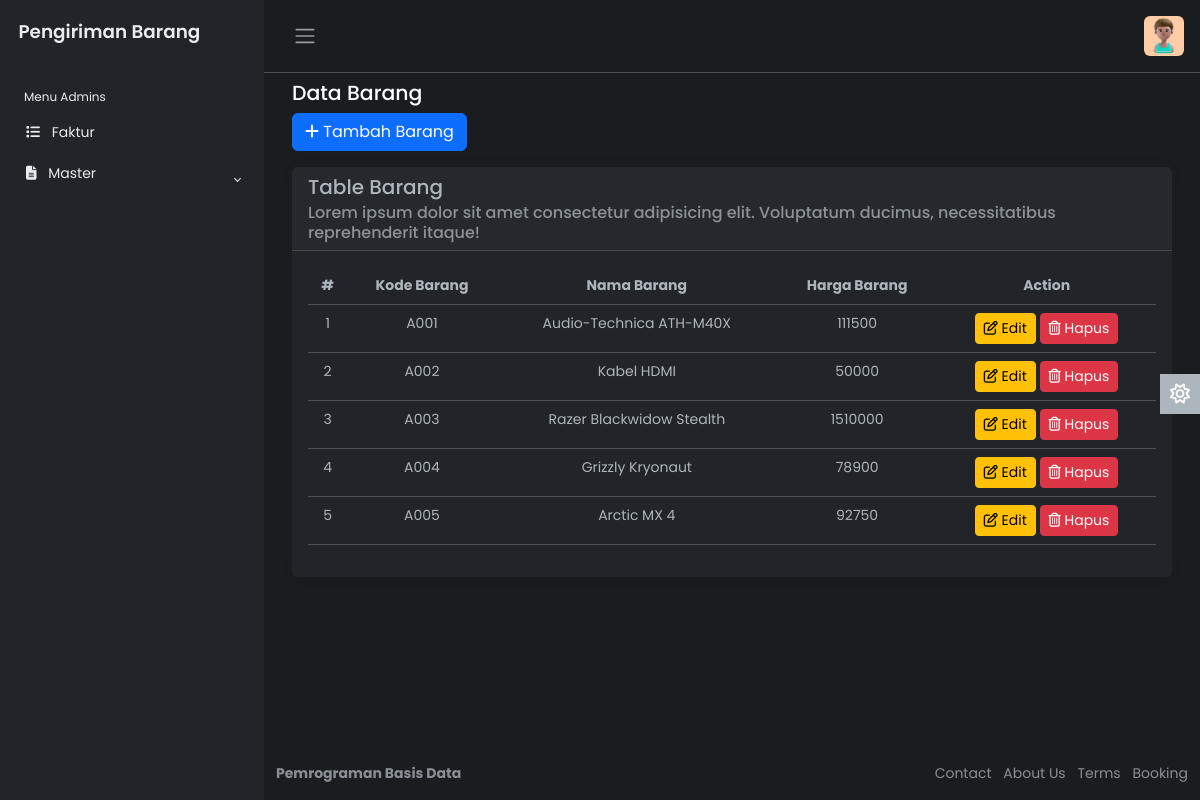
Screenshot of /barang.php with the database file from the repository.
### tables this page shows
CREATE TABLE `barang` (
  `kode_barang` varchar(10) NOT NULL,
  `nama_barang` varchar(30) NOT NULL,
  `harga` int NOT NULL
);

### barang.php (the view, shortened to what this page needs)
<?php
include 'config.php';
$stmt = $pdo->query("SELECT * FROM barang");
$barangs = $stmt->fetchAll(PDO::FETCH_ASSOC);
?>
<!DOCTYPE html>
<html lang="en" data-bs-theme="dark">
<head>
    <link rel="stylesheet" href="https://cdn.jsdelivr.net/npm/bootstrap@5.3.0-alpha2/dist/css/bootstrap.min.css" />
    <link rel="stylesheet" href="css/style.css" />
</head>
<body>
    <div class="wrapper">
        <aside id="sidebar" class="js-sidebar">
            <div class="h-100">
                <div class="sidebar-logo">
                    <a href="#">Pengiriman Barang</a>
                </div>
                <ul class="sidebar-nav">
                    <li class="sidebar-header">Menu Admins</li>
                    <li class="sidebar-item">
                        <a href="index.php" class="sidebar-link">
                            <i class="fa-solid fa-list pe-2"></i>
                            Faktur
                        </a>
                    </li>
                    <li class="sidebar-item">
                        <a href="#" class="sidebar-link collapsed" data-bs-target="#pages" data-bs-toggle="collapse" aria-expanded="false"><i class="fa-solid fa-file-lines pe-2"></i>
                            Master
                        </a>
                    </li>
                </ul>
            </div>
        </aside>
        <div class="main">
            <nav class="navbar navbar-expand px-3 border-bottom">
                <button class="btn" id="sidebar-toggle" type="button">
                    <span class="navbar-toggler-icon"></span>
                </button>
                <div class="navbar-collapse navbar">
                    <ul class="navbar-nav">
                        <li class="nav-item dropdown">
                            <a href="#" data-bs-toggle="dropdown" class="nav-icon pe-md-0">
                                <img src="image/profile.jpg" class="avatar img-fluid rounded" alt="" />
                            </a>
                        </li>
                    </ul>
                </div>
            </nav>
            <main class="content px-3 py-2">
                <div class="container-fluid">
                    <div class="mb-3">
                        <h4>Data Barang</h4>
                        <a href="tambah/tambah_barang.php" class="btn btn-primary"><i class="fa fa-plus" aria-hidden="true"></i> Tambah Barang</a>
                    </div>
                    <div class="card border-0">
                        <div class="card-header">
                            <h5 class="card-title">Table Barang</h5>
                            <h6 class="card-subtitle text-muted">
                                Lorem ipsum dolor sit amet consectetur adipisicing elit.
                                Voluptatum ducimus, necessitatibus reprehenderit itaque!
                            </h6>
                        </div>
                        <div class="card-body">
                            <table class="table text-center">
                                <thead>
                                    <tr>
                                        <th scope="col">#</th>
                                        <th scope="col">Kode Barang</th>
                                        <th scope="col">Nama Barang</th>
                                        <th scope="col">Harga Barang</th>
                                        <th scope="col">Action</th>
                                    </tr>
                                </thead>
                                <tbody>
                                    <?php foreach ($barangs as $index => $barang) : ?>
                                        <tr>
                                            <td><?= $index + 1 ?></td>
                                            <td><?= $barang['kode_barang'] ?></td>
                                            <td><?= $barang['nama_barang'] ?></td>
                                            <td><?= $barang['harga'] ?></td>
                                            <td>
                                                <a href="ubah/ubah_barang.php" class="btn btn-warning btn-sm"><i class="fa fa-pencil-square-o" aria-hidden="true"></i> Edit</a>
                                                <button type="submit" class="btn btn-danger btn-sm"><i class="fa fa-trash-o" aria-hidden="true"></i> Hapus</button>
                                            </td>
                                        </tr>
                                    <?php endforeach; ?>
                                </tbody>
                            </table>
                        </div>
                    </div>
                </div>
            </main>
            <a href="#" class="theme-toggle">
                <i class="fa-regular fa-sun"></i>
            </a>
            <footer class="footer">
                <div class="container-fluid">
                    <div class="row text-muted">
                        <div class="col-6 text-start">
                            <p class="mb-0">
                                <a href="#" class="text-muted">
                                    <strong>Pemrograman Basis Data</strong>
                                </a>
                            </p>
                        </div>
                        <div class="col-6 text-end">
                            <ul class="list-inline">
                                <li class="list-inline-item">
                                    <a href="#" class="text-muted">Contact</a>
                                </li>
                                <li class="list-inline-item">
                                    <a href="#" class="text-muted">About Us</a>
                                </li>
                                <li class="list-inline-item">
                                    <a href="#" class="text-muted">Terms</a>
                                </li>
                                <li class="list-inline-item">
                                    <a href="#" class="text-muted">Booking</a>
                                </li>
                            </ul>
                        </div>
                    </div>
                </div>
            </footer>
        </div>
    </div>
</body>
</html>

### css/style.css (style rules this page uses)
body { font-family: 'Poppins', sans-serif; font-size: 0.875rem; opacity: 1; overflow-y: scroll; margin: 0; }
a { cursor: pointer; text-decoration: none; font-family: 'Poppins', sans-serif; }
li { list-style: none; }
h4 { font-family: 'Poppins', sans-serif; font-size: 1.275rem; color: var(--bs-emphasis-color); }
.wrapper { align-items: stretch; display: flex; width: 100%; }
#sidebar { max-width: 264px; min-width: 264px; background: var(--bs-dark); transition: all 0.35s ease-in-out; }
.main { display: flex; flex-direction: column; min-height: 100vh; min-width: 0; overflow: hidden; transition: all 0.35s ease-in-out; width: 100%; background: var(--bs-dark-bg-subtle); }
.sidebar-logo { padding: 1.15rem; }
.sidebar-logo a { color: #e9ecef; font-size: 1.15rem; font-weight: 600; }
.sidebar-nav { flex-grow: 1; list-style: none; margin-bottom: 0; padding-left: 0; margin-left: 0; }
.sidebar-header { color: #e9ecef; font-size: .75rem; padding: 1.5rem 1.5rem .375rem; }
a.sidebar-link { padding: .625rem 1.625rem; color: #e9ecef; position: relative; display: block; font-size: 0.875rem; }
.sidebar-link[data-bs-toggle="collapse"]::after { border: solid; border-width: 0 .075rem .075rem 0; content: ""; display: inline-block; padding: 2px; position: absolute; right: 1.5rem; top: 1.4rem; transform: rotate(-135deg); transition: all .2s ease-out; }
.sidebar-link[data-bs-toggle="collapse"].collapsed::after { transform: rotate(45deg); transition: all .2s ease-out; }
.avatar { height: 40px; width: 40px; }
.navbar-expand .navbar-nav { margin-left: auto; }
.content { flex: 1; max-width: 100vw; width: 100vw; }
@media (min-width:768px) { .content { max-width: auto; width: auto; } }
.card { box-shadow: 0 0 .875rem 0 rgba(34, 46, 60, .05); margin-bottom: 24px; }
.theme-toggle { position: fixed; top: 50%; transform: translateY(-65%); text-align: center; z-index: 10; right: 0; left: auto; border: none; background-color: var(--bs-body-color); }
html[data-bs-theme="dark"] .theme-toggle .fa-sun, html[data-bs-theme="light"] .theme-toggle .fa-moon { cursor: pointer; padding: 10px; display: block; font-size: 1.25rem; color: #FFF; }

### rows the page displays
barang: kode_barang "A001", nama_barang "Audio-Technica ATH-M40X", harga "111500"
barang: kode_barang "A002", nama_barang "Kabel HDMI", harga "50000"
barang: kode_barang "A003", nama_barang "Razer Blackwidow Stealth", harga "1510000"
barang: kode_barang "A004", nama_barang "Grizzly Kryonaut", harga "78900"
barang: kode_barang "A005", nama_barang "Arctic MX 4", harga "92750"
